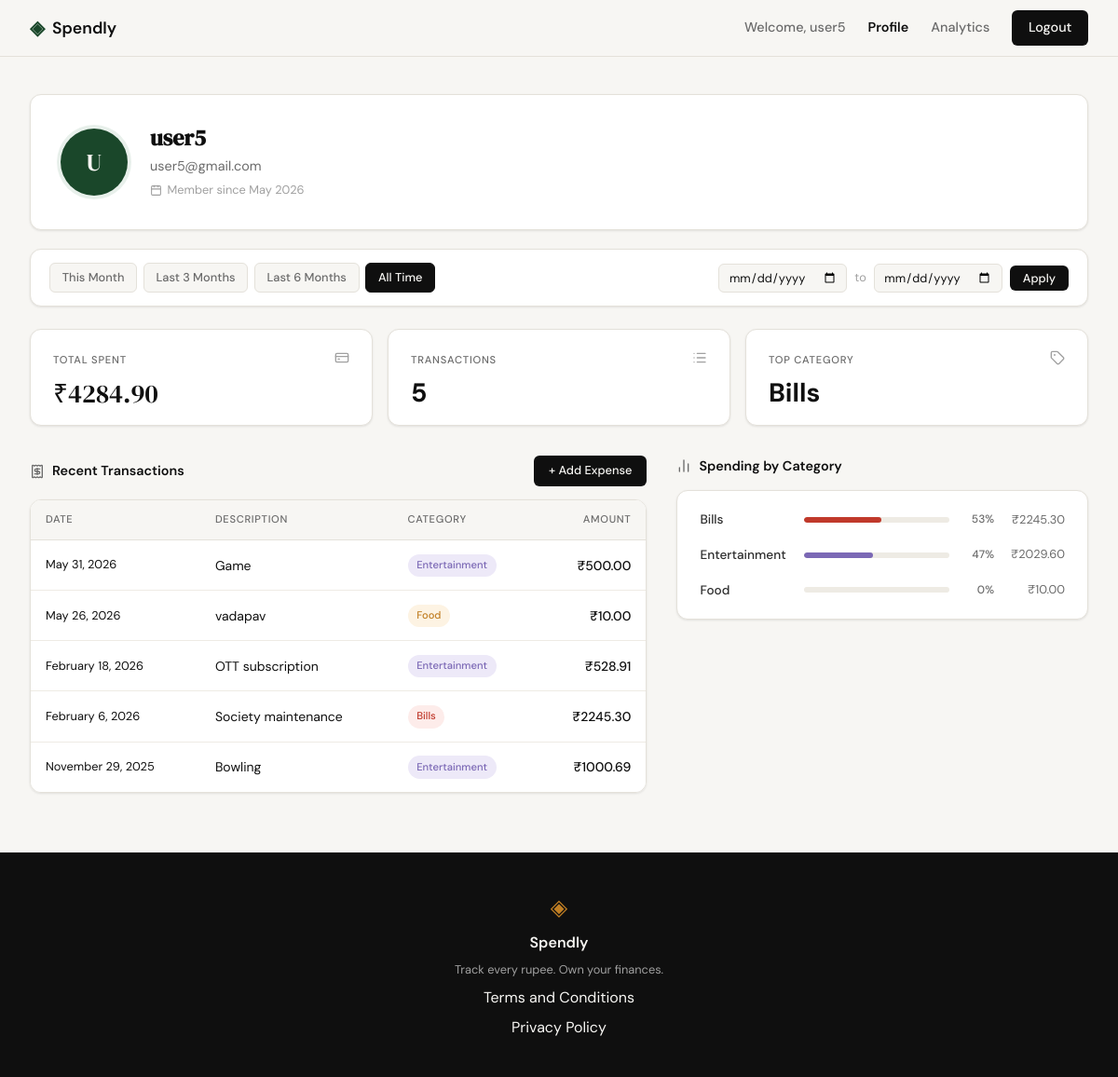
The app's page /profile (signed in) with its own data.
### tables this page shows
CREATE TABLE users (
            id            INTEGER PRIMARY KEY AUTOINCREMENT,
            name          TEXT    NOT NULL,
            email         TEXT    UNIQUE NOT NULL,
            password_hash TEXT    NOT NULL,
            created_at    TEXT    DEFAULT (datetime('now'))
        );

CREATE TABLE expenses (
            id          INTEGER PRIMARY KEY AUTOINCREMENT,
            user_id     INTEGER NOT NULL,
            amount      REAL    NOT NULL,
            category    TEXT    NOT NULL,
            date        TEXT    NOT NULL,
            description TEXT,
            created_at  TEXT    DEFAULT (datetime('now')),
            FOREIGN KEY (user_id) REFERENCES users(id)
        );

### app.py (the view)
@app.route("/profile")
def profile():
    if not session.get("user_id"):
        return redirect(url_for("login"))
    today     = date.today()
    today_str = today.isoformat()
    presets = {
        "this_month":    (today.replace(day=1).isoformat(), today_str),
        "last_3_months": (_months_back(today, 3).isoformat(), today_str),
        "last_6_months": (_months_back(today, 6).isoformat(), today_str),
    }
    def _parse_date(raw):
        try:
            datetime.strptime(raw.strip(), "%Y-%m-%d")
            return raw.strip()
        except (ValueError, AttributeError):
            return None
    date_from = _parse_date(request.args.get("date_from", ""))
    date_to   = _parse_date(request.args.get("date_to", ""))
    if date_from and date_to and date_from > date_to:
        flash("Start date must be before end date.")
        date_from = None
        date_to   = None
    active_preset = "all_time"
    for name, (pf, pt) in presets.items():
        if (date_from, date_to) == (pf, pt):
            active_preset = name
            break
    else:
        if date_from is not None or date_to is not None:
            active_preset = "custom"
    user         = get_user_by_id(session["user_id"])
    stats        = get_summary_stats(session["user_id"], date_from=date_from, date_to=date_to)
    transactions = get_recent_transactions(session["user_id"], date_from=date_from, date_to=date_to)
    categories   = get_category_breakdown(session["user_id"], date_from=date_from, date_to=date_to)
    return render_template("profile.html",
                           user=user, stats=stats,
                           transactions=transactions, categories=categories,
                           date_from=date_from, date_to=date_to,
                           presets=presets, active_preset=active_preset)

### app.py (called while the page is built)
def _months_back(today, n):
    m = today.month - n
    y = today.year + m // 12
    m = m % 12
    if m == 0:
        m = 12
        y -= 1
    return today.replace(year=y, month=m, day=min(today.day, calendar.monthrange(y, m)[1]))

### database/db.py (called while the page is built)
def get_db():
    db_path = os.path.join(os.path.dirname(os.path.dirname(__file__)), "spendly.db")
    conn = sqlite3.connect(db_path)
    conn.row_factory = sqlite3.Row
    conn.execute("PRAGMA foreign_keys = ON")
    return conn

def _date_where(date_from, date_to):
    clauses, params = [], []
    if date_from:
        clauses.append("date >= ?")
        params.append(date_from)
    if date_to:
        clauses.append("date <= ?")
        params.append(date_to)
    sql = (" AND " + " AND ".join(clauses)) if clauses else ""
    return sql, params

def get_user_by_id(user_id):
    conn = get_db()
    row = conn.execute(
        "SELECT name, email, created_at FROM users WHERE id = ?", (user_id,)
    ).fetchone()
    conn.close()
    if row is None:
        return None
    from datetime import datetime
    created_dt = datetime.strptime(row["created_at"][:10], "%Y-%m-%d")
    words = row["name"].split()
    return {
        "name":         row["name"],
        "email":        row["email"],
        "member_since": created_dt.strftime("%B %Y"),
        "initials":     "".join(w[0] for w in words if w)[:2].upper(),
    }

def get_summary_stats(user_id, date_from=None, date_to=None):
    conn = get_db()
    ds, dp = _date_where(date_from, date_to)
    total_row = conn.execute(
        f"SELECT COALESCE(SUM(amount), 0.0) AS total, COUNT(*) AS cnt "
        f"FROM expenses WHERE user_id = ?{ds}",
        (user_id, *dp),
    ).fetchone()
    top_row = conn.execute(
        f"SELECT category FROM expenses WHERE user_id = ?{ds} "
        f"GROUP BY category ORDER BY SUM(amount) DESC LIMIT 1",
        (user_id, *dp),
    ).fetchone()
    conn.close()
    return {
        "total_spent":       f"₹{total_row['total']:.2f}",
        "transaction_count": total_row["cnt"],
        "top_category":      top_row["category"] if top_row else "—",
    }

### templates/profile.html (shortened to what this page needs)
{% extends "base.html" %}
{% block head %}
<link rel="stylesheet" href="{{ url_for('static', filename='css/profile.css') }}">
{% endblock %}
{% block content %}
<div class="profile-page">
    <div class="profile-card">
        <div class="profile-avatar">{{ user.initials }}</div>
        <div class="profile-info">
            <h1 class="profile-name">{{ user.name }}</h1>
            <p class="profile-email">{{ user.email }}</p>
            <p class="profile-since">
                <i data-lucide="calendar"></i>
                Member since {{ user.member_since }}
            </p>
        </div>
    </div>
    <div class="filter-bar">
        <div class="filter-presets">
            <a href="{{ url_for('profile', date_from=presets['this_month'][0], date_to=presets['this_month'][1]) }}"
               class="filter-preset{% if active_preset == 'this_month' %} filter-preset--active{% endif %}">
                This Month
            </a>
            <a href="{{ url_for('profile', date_from=presets['last_3_months'][0], date_to=presets['last_3_months'][1]) }}"
               class="filter-preset{% if active_preset == 'last_3_months' %} filter-preset--active{% endif %}">
                Last 3 Months
            </a>
            <a href="{{ url_for('profile', date_from=presets['last_6_months'][0], date_to=presets['last_6_months'][1]) }}"
               class="filter-preset{% if active_preset == 'last_6_months' %} filter-preset--active{% endif %}">
                Last 6 Months
            </a>
            <a href="{{ url_for('profile') }}"
               class="filter-preset{% if active_preset == 'all_time' %} filter-preset--active{% endif %}">
                All Time
            </a>
        </div>
        <form class="filter-form" method="get" action="{{ url_for('profile') }}">
            <input type="date" name="date_from" value="{{ date_from or '' }}"
                   class="filter-input{% if active_preset == 'custom' %} filter-input--active{% endif %}">
            <span class="filter-sep">to</span>
            <input type="date" name="date_to" value="{{ date_to or '' }}"
                   class="filter-input{% if active_preset == 'custom' %} filter-input--active{% endif %}">
            <button type="submit" class="filter-apply">Apply</button>
        </form>
    </div>
    <div class="profile-stats">
        <div class="stat-card">
            <div class="stat-top">
                <span class="stat-label">Total Spent</span>
                <span class="stat-icon"><i data-lucide="credit-card"></i></span>
            </div>
            <span class="stat-value">{{ stats.total_spent }}</span>
        </div>
        <div class="stat-card">
            <div class="stat-top">
                <span class="stat-label">Transactions</span>
                <span class="stat-icon"><i data-lucide="list"></i></span>
            </div>
            <span class="stat-plain">{{ stats.transaction_count }}</span>
        </div>
        <div class="stat-card">
            <div class="stat-top">
                <span class="stat-label">Top Category</span>
                <span class="stat-icon"><i data-lucide="tag"></i></span>
            </div>
            <span class="stat-plain">{{ stats.top_category }}</span>
        </div>
    </div>
    <div class="profile-bottom">
        <div class="profile-section">
            <div class="section-header">
                <h2 class="section-title">
                    <i data-lucide="receipt"></i>
                    Recent Transactions
                </h2>
                <a href="{{ url_for('add_expense_view') }}" class="btn-primary">
                    + Add Expense
                </a>
            </div>
            <div class="tx-table-wrap">
                <table class="tx-table">
                    <thead>
                        <tr>
                            <th>Date</th>
                            <th>Description</th>
                            <th>Category</th>
                            <th class="tx-amount">Amount</th>
                        </tr>
                    </thead>
                    <tbody>
                        {% for tx in transactions %}
                        <tr>
                            <td class="tx-date">{{ tx.date }}</td>
                            <td>{{ tx.description }}</td>
                            <td>
                                <span class="tx-badge tx-badge--{{ tx.category | lower }}">
                                    {{ tx.category }}
                                </span>
                            </td>
                            <td class="tx-amount">{{ tx.amount }}</td>
                        </tr>
                        {% endfor %}
                    </tbody>
                </table>
            </div>
        </div>
        <div class="profile-section">
            <h2 class="section-title">
                <i data-lucide="bar-chart-2"></i>
                Spending by Category
            </h2>
            <div class="cat-list">
                {% for cat in categories %}
                <div class="cat-row">
                    <span class="cat-name">{{ cat.name }}</span>
                    <div class="cat-track">
                        <div class="cat-fill cat-fill--{{ cat.name | lower }}" style="width: {{ cat.pct }}%"></div>
                    </div>
                    <span class="cat-pct">{{ cat.pct }}%</span>
                    <span class="cat-amount">{{ cat.amount }}</span>
                </div>
                {% endfor %}
            </div>
        </div>
    </div>
</div>
{% endblock %}

### templates/base.html (shortened to what this page needs)
<!DOCTYPE html>
<html lang="en">
<head>
    <link rel="stylesheet" href="{{ url_for('static', filename='css/style.css') }}">
    {% block head %}{% endblock %}
</head>
<body>
    <nav class="navbar">
        <div class="nav-inner">
            <a href="{{ url_for('landing') }}" class="nav-brand">
                <span class="brand-icon">◈</span>
                <span class="brand-name">Spendly</span>
            </a>
            <div class="nav-links">
                {% if session.get("user_id") %}
                    <span class="nav-welcome">Welcome, {{ session["user_name"] }}</span>
                    <a href="{{ url_for('profile') }}"{% if request.endpoint == 'profile' %} class="nav-active"{% endif %}>Profile</a>
                    <a href="{{ url_for('analytics') }}"{% if request.endpoint == 'analytics' %} class="nav-active"{% endif %}>Analytics</a>
                    <a href="{{ url_for('logout') }}" class="nav-cta">Logout</a>
                {% else %}
                    <a href="{{ url_for('login') }}">Sign in</a>
                    <a href="{{ url_for('register') }}" class="nav-cta">Get started</a>
                {% endif %}
            </div>
        </div>
    </nav>
    <main class="main-content">
        {% block content %}{% endblock %}
    </main>
    <footer class="footer">
        <div class="footer-inner">
            <span class="brand-icon">◈</span>
            <span class="footer-name">Spendly</span>
            <p class="footer-copy">Track every rupee. Own your finances.</p>
            <a href="/terms">Terms and Conditions</a>
            <a href="/privacy">Privacy Policy</a>
        </div>
    </footer>
</body>
</html>

### static/css/style.css (style rules this page uses)
:root { --ink: #0f0f0f; --ink-soft: #2d2d2d; --ink-muted: #6b6b6b; --ink-faint: #a0a0a0; --paper: #f7f6f3; --paper-warm: #f0ede6; --paper-card: #ffffff; --accent: #1a472a; --accent-light: #e8f0eb; --accent-2: #c17f24; --accent-2-light: #fdf3e3; --danger: #c0392b; --danger-light: #fdecea; --border: #e4e1da; --border-soft: #eeebe4; --font-display: 'DM Serif Display', Georgia, serif; --font-body: 'DM Sans', system-ui, sans-serif; --max-width: 1200px; --auth-width: 440px; --radius-sm: 6px; --radius-md: 12px; --radius-lg: 20px; }
*, *::before, *::after { box-sizing: border-box; margin: 0; padding: 0; }
html { font-size: 16px; scroll-behavior: smooth; }
body { background: var(--paper); color: var(--ink); font-family: var(--font-body); font-size: 1rem; line-height: 1.6; -webkit-font-smoothing: antialiased; }
a { color: inherit; text-decoration: none; }
.navbar { position: sticky; top: 0; z-index: 100; background: var(--paper); border-bottom: 1px solid var(--border); padding: 0 2rem; }
.nav-inner { max-width: var(--max-width); margin: 0 auto; height: 60px; display: flex; align-items: center; justify-content: space-between; }
.nav-brand { display: flex; align-items: center; gap: 0.5rem; font-family: var(--font-body); font-weight: 600; font-size: 1.1rem; color: var(--ink); }
.brand-icon { color: var(--accent); font-size: 1.3rem; }
.brand-name { color: var(--ink); }
.nav-links { display: flex; align-items: center; gap: 1.5rem; font-size: 0.9rem; font-weight: 500; }
.nav-links a { color: var(--ink-muted); transition: color 0.2s; }
.nav-cta { background: var(--ink) !important; color: var(--paper) !important; padding: 0.45rem 1.1rem; border-radius: var(--radius-sm); transition: background 0.2s !important; }
.nav-welcome { color: var(--ink-muted); font-size: 0.9rem; }
.nav-links a.nav-active { color: var(--ink); font-weight: 600; }
.main-content { min-height: calc(100vh - 60px - 100px); }
.btn-primary { display: inline-block; background: var(--ink); color: var(--paper); padding: 0.65rem 1.5rem; border-radius: var(--radius-sm); font-family: var(--font-body); font-size: 0.9rem; font-weight: 500; cursor: pointer; border: none; transition: background 0.2s; text-decoration: none; }
.footer { background: var(--ink); color: var(--paper); padding: 2.5rem 2rem; text-align: center; }
.footer-inner { display: flex; flex-direction: column; align-items: center; gap: 0.4rem; }
.footer .brand-icon { color: var(--accent-2); font-size: 1.5rem; }
.footer-name { font-weight: 600; font-size: 1rem; }
.footer-copy { font-size: 0.8rem; color: var(--ink-faint); }

### records on screen
users: user_name "user5", name "user5", email "user5@gmail.com"
expenses: top_category "Bills", date "February 6, 2026", description "Society maintenance", category "Bills", amount "₹2245.30"
expenses: date "May 31, 2026", description "Game", category "Entertainment", amount "₹500.00"
expenses: date "May 26, 2026", description "vadapav", category "Food", amount "₹10.00"
expenses: date "February 18, 2026", description "OTT subscription", category "Entertainment", amount "₹528.91"
expenses: date "November 29, 2025", description "Bowling", category "Entertainment", amount "₹1000.69"

### other values on screen
{{ user.initials }} "U"
{{ user.member_since }} "May 2026"
{{ stats.total_spent }} "₹4284.90"
{{ stats.transaction_count }} "5"
{{ cat.name }} "Bills" "Entertainment" "Food"
{{ cat.pct }} "53" "47" "0"
{{ cat.amount }} "₹2245.30" "₹2029.60" "₹10.00"
